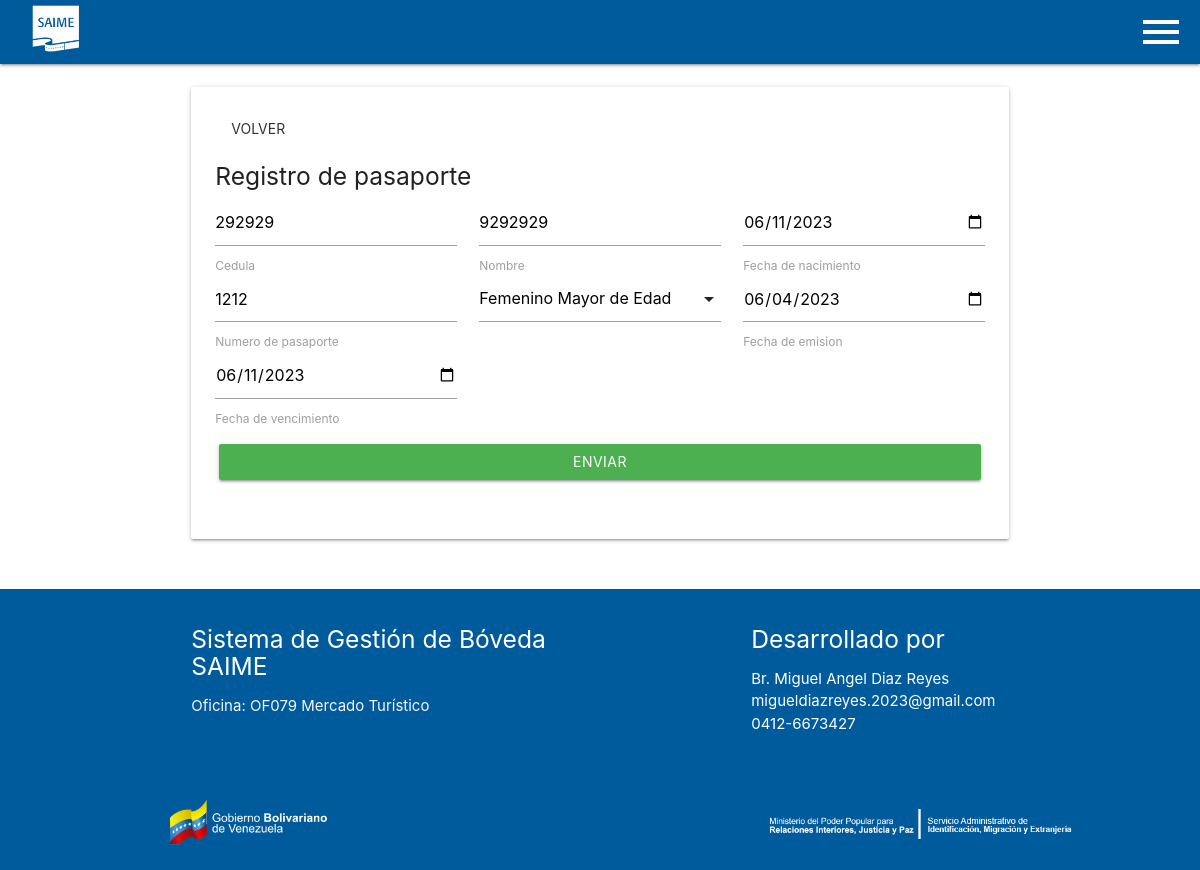
The app's page /?router=pasaportes-edit&id=9 (signed in) with its own data.
### tables this page shows
CREATE TABLE `pasaportes` (
  `id` int(11) NOT NULL,
  `cedula` varchar(100) NOT NULL,
  `nombres` varchar(200) NOT NULL,
  `fecha_nacimiento` date NOT NULL,
  `num_pasaporte` int(11) NOT NULL,
  `fecha_emision` date NOT NULL,
  `fecha_vencimiento` date NOT NULL,
  `status` int(11) NOT NULL DEFAULT '1',
  `sexo` varchar(100) NOT NULL,
  `created_at` timestamp NOT NULL DEFAULT CURRENT_TIMESTAMP
);

### views/pasaportes-edit.php (the view, shortened to what this page needs)
<?php
if (isset($_GET['id'])==true) {
    $id = $_GET['id'];
    $sql = "SELECT * FROM pasaportes WHERE id = '$id'";
    $result = mysqli_query($conn, $sql);
    $pasaporte = mysqli_fetch_assoc($result);
}
?>
<section class="container section">
    <article class="row">
        <div class="col s12">
            <div class="card-panel" style="text-align:left;">
                <a class='waves-effect waves-teal btn-flat' href="?router=pasaportes">Volver</a>
                <h5>
                    Registro de pasaporte
                </h5>
                <form action="?router=pasaportes-edit" method="post" class="row">
                    <div class="col s12 m6 l4">
                        <input required type="text" name='cedula' value='<?php echo ($pasaporte['cedula']); ?>' placeholder="Cedula">
                        <label for="">Cedula</label>
                    </div>
                    <div class="col s12 m6 l4">
                        <input required type="text" name='nombres' value='<?php echo ($pasaporte['nombres']); ?>' placeholder="Nombre">
                        <label for="">Nombre</label>
                    </div>
                    <div class="col s12 m6 l4">
                        <input required type="date" name='fecha_nacimiento' value='<?php echo ($pasaporte['fecha_nacimiento']); ?>' placeholder="Fecha de nacimiento">
                        <label for="">Fecha de nacimiento</label>
                    </div>
                    <div class="col s12 m6 l4">
                        <input required type="number" name='num_pasaporte' value='<?php echo ($pasaporte['num_pasaporte']); ?>' placeholder="Numero de pasaporte">
                        <label for="">Numero de pasaporte</label>
                    </div>
                    <div class="col s12 m6 l4">
                    </div>
                    <div class="col s12 m6 l4">
                        <input required type="date" name='fecha_emision' value='<?php echo ($pasaporte['fecha_emision']); ?>' placeholder="Fecha de emision">
                        <label for="">Fecha de emision</label>
                    </div>
                    <div class="col s12 m6 l4">
                        <input required type="date" name='fecha_vencimiento' value='<?php echo ($pasaporte['fecha_vencimiento']); ?>' placeholder="Fecha de vencimiento">
                        <label for="">Fecha de vencimiento</label>
                    </div>
                    <div class="col s12" style='padding:1em'>
                        <input type="submit" style="display:block;width:100%" class='btn green' value='Enviar'>
                    </div>
                </form>
            </div>
        </div>
    </article>
</section>

### records on screen
pasaportes: cedula "292929", nombres "9292929", fecha_nacimiento "06/11/2023", num_pasaporte "1212", fecha_emision "06/04/2023", fecha_vencimiento "06/11/2023"
